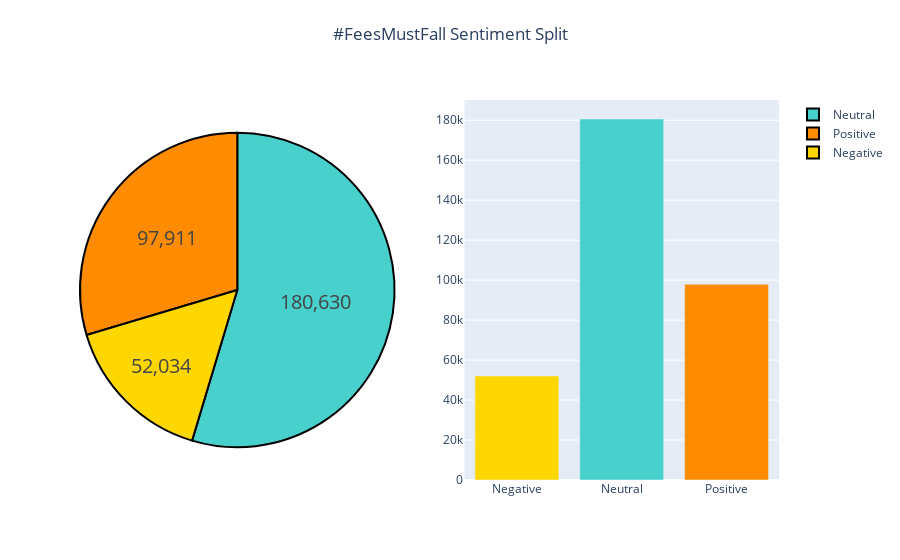

Write notebook code for a chart like this one.
### Markdown cell above
It is important to note that the neutral ROC curve is a non-informative. Because values within a small range of a polarity score of zero are classified as neutral, the threshold restriction would have to be expressed as an absolute value i.e. $|Threshold|<0.05$. For this reason, an ROC plot is not appropriate to illustrate the ideal threshold in this context - the curve is only included for completeness purposes.

From the above, it can be seen that both methods perform similarly. Because the TextBlob method performs marginally better on the positive and negative sentiment curves, we adopt this classifier. The classifier is applied to all tweets - results are illustrated in the following cell.

### Code cell
# Visualise sentiment split

# Group data to analyse sentiment split
df_man['TB_sentiment_pred'] = df_man.TB_sentiment_score.apply(assign_tweet_sentiment, args = (0,))
sentiment_count = df_man.groupby('TB_sentiment_pred')[['username']].count()
sentiment_count.rename({'username': 'count'},
                 axis='columns', inplace = True)

sent_fig = make_subplots(rows=1, cols=2, specs=[[{'type':'pie'}, {'type':'xy'}]])

colors = ['gold', 'mediumturquoise', 'darkorange']

sent_fig.add_trace(go.Pie(labels=['Negative', 'Neutral', 'Positive'],
                          values=[sent for sent in sentiment_count['count']]),
                   row=1, col=1)
                          
sent_fig.update_traces(hoverinfo='label+percent', textinfo='value', textfont_size=20,
                      marker=dict(colors=colors, line=dict(color='#000000', width=2)))

sent_fig.update_layout(title={'text': '#FeesMustFall Sentiment Split',
                                'y':0.95,
                                'x':0.5,
                                'xanchor': 'center',
                                'yanchor': 'top'})

sent_fig.add_trace(go.Bar(x=['Negative', 'Neutral', 'Positive'],
                          y=[sent for sent in sentiment_count['count']],
                          marker_color=colors, showlegend = False),
                  row=1, col=2) 

sent_fig.show()

### Figure 1 — Plotly figure (JSON) as saved in the notebook; plotly's stock layout.template omitted (floating-point values rounded to 4 significant figures)
{"data": [{"domain": {"x": [0, 0.45], "y": [0, 1]}, "hoverinfo": "label+percent", "labels": ["Negative", "Neutral", "Positive"], "marker": {"colors": ["gold", "mediumturquoise", "darkorange"], "line": {"color": "#000000", "width": 2}}, "textfont": {"size": 20}, "textinfo": "value", "type": "pie", "values": [52034, 180630, 97911]}, {"marker": {"color": ["gold", "mediumturquoise", "darkorange"]}, "showlegend": false, "type": "bar", "x": ["Negative", "Neutral", "Positive"], "xaxis": "x", "y": [52034, 180630, 97911], "yaxis": "y"}], "layout": {"title": {"text": "#FeesMustFall Sentiment Split", "x": 0.5, "xanchor": "center", "y": 0.95, "yanchor": "top"}, "xaxis": {"anchor": "y", "domain": [0.55, 1]}, "yaxis": {"anchor": "x", "domain": [0, 1]}}}
